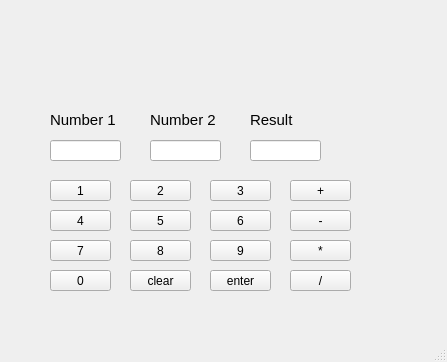
<?xml version="1.0" encoding="UTF-8"?>
<ui version="4.0">
 <class>MainWindow</class>
 <widget class="QMainWindow" name="MainWindow">
  <property name="geometry">
   <rect>
    <x>0</x>
    <y>0</y>
    <width>447</width>
    <height>362</height>
   </rect>
  </property>
  <property name="windowTitle">
   <string>MainWindow</string>
  </property>
  <widget class="QWidget" name="centralwidget">
   <widget class="QPushButton" name="N2">
    <property name="geometry">
     <rect>
      <x>130</x>
      <y>180</y>
      <width>61</width>
      <height>21</height>
     </rect>
    </property>
    <property name="text">
     <string>2</string>
    </property>
   </widget>
   <widget class="QPushButton" name="N1">
    <property name="geometry">
     <rect>
      <x>50</x>
      <y>180</y>
      <width>61</width>
      <height>21</height>
     </rect>
    </property>
    <property name="text">
     <string>1</string>
    </property>
   </widget>
   <widget class="QPushButton" name="N0">
    <property name="geometry">
     <rect>
      <x>50</x>
      <y>270</y>
      <width>61</width>
      <height>21</height>
     </rect>
    </property>
    <property name="text">
     <string>0</string>
    </property>
   </widget>
   <widget class="QLineEdit" name="num1">
    <property name="geometry">
     <rect>
      <x>50</x>
      <y>140</y>
      <width>71</width>
      <height>21</height>
     </rect>
    </property>
    <property name="readOnly">
     <bool>true</bool>
    </property>
   </widget>
   <widget class="QPushButton" name="clear">
    <property name="geometry">
     <rect>
      <x>130</x>
      <y>270</y>
      <width>61</width>
      <height>21</height>
     </rect>
    </property>
    <property name="text">
     <string>clear</string>
    </property>
   </widget>
   <widget class="QPushButton" name="mul">
    <property name="geometry">
     <rect>
      <x>290</x>
      <y>240</y>
      <width>61</width>
      <height>21</height>
     </rect>
    </property>
    <property name="text">
     <string>*</string>
    </property>
   </widget>
   <widget class="QLineEdit" name="result">
    <property name="geometry">
     <rect>
      <x>250</x>
      <y>140</y>
      <width>71</width>
      <height>21</height>
     </rect>
    </property>
    <property name="readOnly">
     <bool>true</bool>
    </property>
   </widget>
   <widget class="QPushButton" name="add">
    <property name="geometry">
     <rect>
      <x>290</x>
      <y>180</y>
      <width>61</width>
      <height>21</height>
     </rect>
    </property>
    <property name="text">
     <string>+</string>
    </property>
   </widget>
   <widget class="QLineEdit" name="num2">
    <property name="geometry">
     <rect>
      <x>150</x>
      <y>140</y>
      <width>71</width>
      <height>21</height>
     </rect>
    </property>
    <property name="readOnly">
     <bool>true</bool>
    </property>
   </widget>
   <widget class="QLabel" name="label_2">
    <property name="geometry">
     <rect>
      <x>150</x>
      <y>110</y>
      <width>71</width>
      <height>20</height>
     </rect>
    </property>
    <property name="font">
     <font>
      <pointsize>11</pointsize>
     </font>
    </property>
    <property name="text">
     <string>Number 2</string>
    </property>
   </widget>
   <widget class="QPushButton" name="N8">
    <property name="geometry">
     <rect>
      <x>130</x>
      <y>240</y>
      <width>61</width>
      <height>21</height>
     </rect>
    </property>
    <property name="text">
     <string>8</string>
    </property>
   </widget>
   <widget class="QPushButton" name="enter">
    <property name="geometry">
     <rect>
      <x>210</x>
      <y>270</y>
      <width>61</width>
      <height>21</height>
     </rect>
    </property>
    <property name="text">
     <string>enter</string>
    </property>
   </widget>
   <widget class="QLabel" name="label">
    <property name="geometry">
     <rect>
      <x>250</x>
      <y>110</y>
      <width>71</width>
      <height>20</height>
     </rect>
    </property>
    <property name="font">
     <font>
      <pointsize>11</pointsize>
     </font>
    </property>
    <property name="text">
     <string>Result</string>
    </property>
   </widget>
   <widget class="QPushButton" name="N9">
    <property name="geometry">
     <rect>
      <x>210</x>
      <y>240</y>
      <width>61</width>
      <height>21</height>
     </rect>
    </property>
    <property name="text">
     <string>9</string>
    </property>
   </widget>
   <widget class="QPushButton" name="N3">
    <property name="geometry">
     <rect>
      <x>210</x>
      <y>180</y>
      <width>61</width>
      <height>21</height>
     </rect>
    </property>
    <property name="text">
     <string>3</string>
    </property>
   </widget>
   <widget class="QPushButton" name="div">
    <property name="geometry">
     <rect>
      <x>290</x>
      <y>270</y>
      <width>61</width>
      <height>21</height>
     </rect>
    </property>
    <property name="text">
     <string>/</string>
    </property>
   </widget>
   <widget class="QPushButton" name="N6">
    <property name="geometry">
     <rect>
      <x>210</x>
      <y>210</y>
      <width>61</width>
      <height>21</height>
     </rect>
    </property>
    <property name="text">
     <string>6</string>
    </property>
   </widget>
   <widget class="QPushButton" name="sub">
    <property name="geometry">
     <rect>
      <x>290</x>
      <y>210</y>
      <width>61</width>
      <height>21</height>
     </rect>
    </property>
    <property name="text">
     <string>-</string>
    </property>
   </widget>
   <widget class="QPushButton" name="N7">
    <property name="geometry">
     <rect>
      <x>50</x>
      <y>240</y>
      <width>61</width>
      <height>21</height>
     </rect>
    </property>
    <property name="text">
     <string>7</string>
    </property>
   </widget>
   <widget class="QPushButton" name="N4">
    <property name="geometry">
     <rect>
      <x>50</x>
      <y>210</y>
      <width>61</width>
      <height>21</height>
     </rect>
    </property>
    <property name="text">
     <string>4</string>
    </property>
   </widget>
   <widget class="QPushButton" name="N5">
    <property name="geometry">
     <rect>
      <x>130</x>
      <y>210</y>
      <width>61</width>
      <height>21</height>
     </rect>
    </property>
    <property name="text">
     <string>5</string>
    </property>
   </widget>
   <widget class="QLabel" name="label_3">
    <property name="geometry">
     <rect>
      <x>50</x>
      <y>110</y>
      <width>71</width>
      <height>20</height>
     </rect>
    </property>
    <property name="font">
     <font>
      <pointsize>11</pointsize>
     </font>
    </property>
    <property name="text">
     <string>Number 1</string>
    </property>
   </widget>
  </widget>
  <widget class="QMenuBar" name="menubar">
   <property name="geometry">
    <rect>
     <x>0</x>
     <y>0</y>
     <width>447</width>
     <height>17</height>
    </rect>
   </property>
  </widget>
  <widget class="QStatusBar" name="statusbar"/>
 </widget>
 <resources/>
 <connections/>
</ui>
